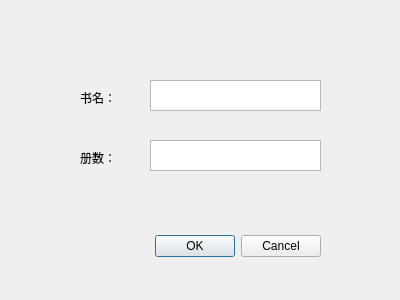
<?xml version="1.0" encoding="UTF-8"?>
<ui version="4.0">
 <class>AddBookDialog</class>
 <widget class="QDialog" name="AddBookDialog">
  <property name="geometry">
   <rect>
    <x>0</x>
    <y>0</y>
    <width>400</width>
    <height>300</height>
   </rect>
  </property>
  <property name="windowTitle">
   <string>新书录入</string>
  </property>
  <widget class="QDialogButtonBox" name="buttonBox">
   <property name="geometry">
    <rect>
     <x>80</x>
     <y>221</y>
     <width>241</width>
     <height>51</height>
    </rect>
   </property>
   <property name="orientation">
    <enum>Qt::Horizontal</enum>
   </property>
   <property name="standardButtons">
    <set>QDialogButtonBox::Cancel|QDialogButtonBox::Ok</set>
   </property>
  </widget>
  <widget class="QTextEdit" name="txtName">
   <property name="geometry">
    <rect>
     <x>150</x>
     <y>80</y>
     <width>171</width>
     <height>31</height>
    </rect>
   </property>
   <property name="inputMethodHints">
    <set>Qt::ImhFormattedNumbersOnly</set>
   </property>
   <property name="autoFormatting">
    <set>QTextEdit::AutoNone</set>
   </property>
  </widget>
  <widget class="QTextEdit" name="txtNumber">
   <property name="geometry">
    <rect>
     <x>150</x>
     <y>140</y>
     <width>171</width>
     <height>31</height>
    </rect>
   </property>
  </widget>
  <widget class="QLabel" name="label">
   <property name="geometry">
    <rect>
     <x>80</x>
     <y>90</y>
     <width>41</width>
     <height>16</height>
    </rect>
   </property>
   <property name="text">
    <string>书名：</string>
   </property>
  </widget>
  <widget class="QLabel" name="label_2">
   <property name="geometry">
    <rect>
     <x>80</x>
     <y>150</y>
     <width>41</width>
     <height>16</height>
    </rect>
   </property>
   <property name="text">
    <string>册数：</string>
   </property>
  </widget>
 </widget>
 <resources/>
 <connections>
  <connection>
   <sender>buttonBox</sender>
   <signal>accepted()</signal>
   <receiver>AddBookDialog</receiver>
   <slot>accept()</slot>
   <hints>
    <hint type="sourcelabel">
     <x>248</x>
     <y>254</y>
    </hint>
    <hint type="destinationlabel">
     <x>157</x>
     <y>274</y>
    </hint>
   </hints>
  </connection>
  <connection>
   <sender>buttonBox</sender>
   <signal>rejected()</signal>
   <receiver>AddBookDialog</receiver>
   <slot>reject()</slot>
   <hints>
    <hint type="sourcelabel">
     <x>316</x>
     <y>260</y>
    </hint>
    <hint type="destinationlabel">
     <x>286</x>
     <y>274</y>
    </hint>
   </hints>
  </connection>
 </connections>
</ui>
